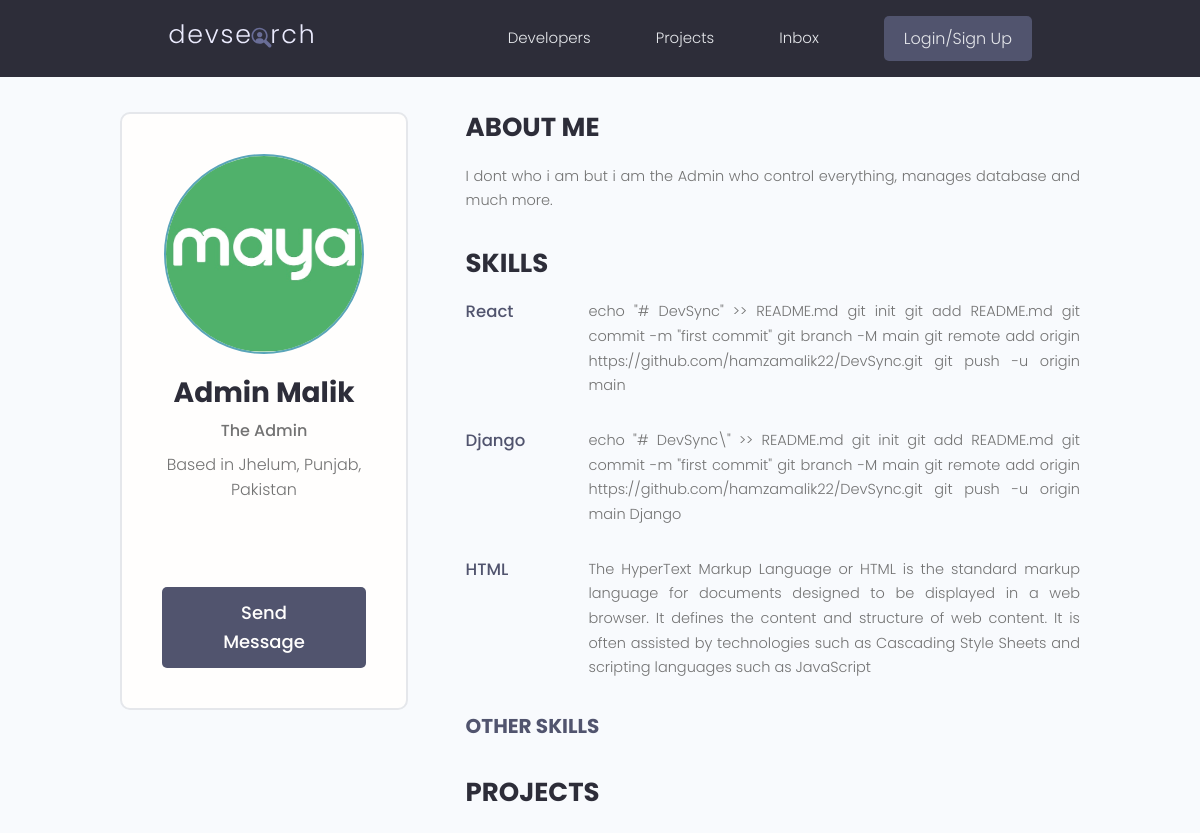
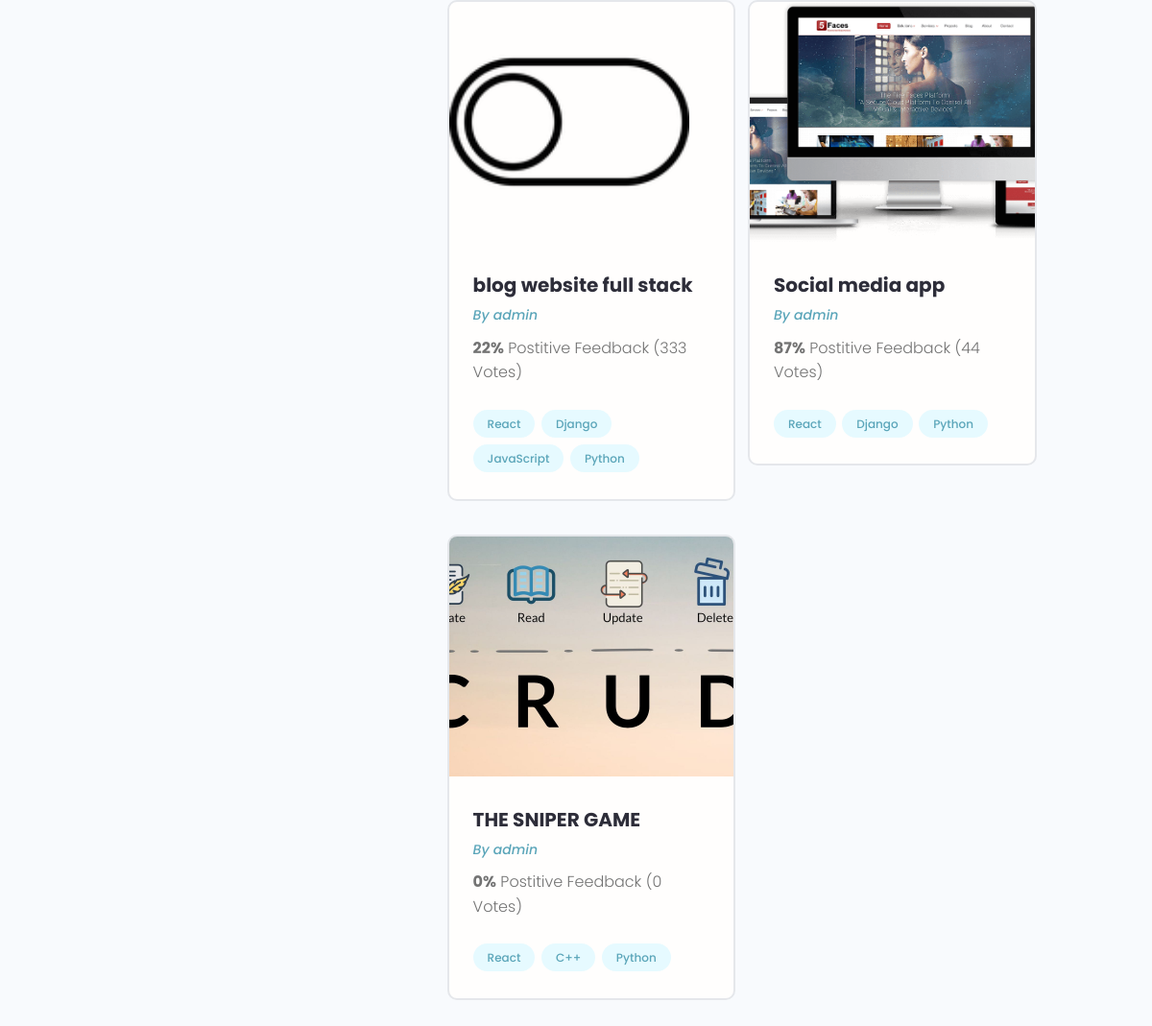
Screenshot of /user-profile/1e44079a-6a56-472e-86bc-0d0cda92ff27/ with the database file from the repository (2 pictures, top to bottom).
### users/models.py (models this page shows, shortened)
class Profile(models.Model):
    user = models.OneToOneField(User,on_delete=models.CASCADE,null=True,blank=True)
    name = models.CharField(max_length=200,null=True,blank=True)
    email = models.EmailField(max_length=200,unique = True,null=True,blank=True)
    username = models.CharField(max_length=200,null=True,blank=True)
    headline = models.CharField(max_length=200,null=True,blank=True)
    bio = models.TextField(null=True,blank=True)
    location = models.CharField(max_length=200,null=True,blank=True)
    profile_image = models.ImageField(max_length=200,null=True,blank=True,upload_to='profiles/',default='default_profile.png')
    social_github = models.CharField(max_length=200,null=True,blank=True)
    social_twitter = models.CharField(max_length=200,null=True,blank=True)
    social_linkedin = models.CharField(max_length=200,null=True,blank=True)
    social_youtube = models.CharField(max_length=200,null=True,blank=True)
    social_website = models.CharField(max_length=200,null=True,blank=True)
    created = models.DateTimeField(auto_now_add=True)
    id = models.UUIDField(default=uuid.uuid4,unique=True,primary_key=True,editable=False)
    def __str__(self):
        return str(self.user.username)

class Skills(models.Model):
    owner = models.ForeignKey(Profile, on_delete=models.CASCADE,null=True,blank=True)
    name = models.CharField(max_length=200,null=True,blank=True)
    description = models.TextField(null=True,blank=True)
    created = models.DateTimeField(auto_now_add=True)
    id = models.UUIDField(default=uuid.uuid4,unique=True,primary_key=True,editable=False)

### app2024/models.py (models this page shows, shortened)
class Project(models.Model):
    owner = models.ForeignKey(Profile,null=True,blank=True,on_delete=models.SET_NULL)
    title = models.CharField(max_length=200)
    description = models.TextField(null=True,blank=True)
    demo_link = models.CharField(max_length=2000,null=True,blank=True)
    source_link = models.CharField(max_length=2000,null=True,blank=True)
    featured_image = models.ImageField(null=True,blank=True,default='default.jpg')
    tags = models.ManyToManyField('Tag',blank=True)
    vote_total = models.IntegerField(default = 0,null=True,blank=True)
    vote_ratio = models.IntegerField(default = 0,null=True,blank=True)
    created = models.DateTimeField(auto_now_add=True)
    id = models.UUIDField(default=uuid.uuid4,unique=True,primary_key=True,editable=False)
    class Meta:
        ordering = ['created']

class Tag(models.Model):
    name = models.CharField(max_length = 200)
    created = models.DateTimeField(auto_now_add=True)
    id = models.UUIDField(default=uuid.uuid4,unique=True,primary_key=True,editable=False)
    def __str__(self):
        return self.name

### users/views.py (the view)
# urls.py: path('user-profile/<str:pk>/', views.userProfile, name='user-profile'),
def userProfile(request, pk):
    profile = Profile.objects.get(id = pk)
    topSkills = profile.skills_set.exclude(description__exact="")
    otherSkills = profile.skills_set.filter(description="")
    context = {'page' : 'Profile', 'profile': profile,'topSkills': topSkills,'otherSkills': otherSkills}
    return render(request, 'user_profile.html', context)

### users/templates/user_profile.html (shortened to what this page needs)
{% extends "base.html" %}
{% block content %}
  <main class="profile my-md">
    <div class="container">
      <div class="layout">
        <div class="column column--1of3">
          <div class="card text-center">
            <div class="card__body dev">
              <img class="avatar avatar--xl" src="{{ profile.profile_image.url }}" />
              <h2 class="dev__name">{{ profile.name }}</h2>
              <p class="dev__title">{{ profile.headline }}</p>
              <p class="dev__location">Based in {{ profile.location }}</p>
              <ul class="dev__social">
              </ul>
              <a href="#" class="btn btn--sub btn--lg">Send Message </a>
            </div>
          </div>
        </div>
        <div class="column column--2of3">
          <div class="devInfo">
            <h3 class="devInfo__title">About Me</h3>
            <p class="devInfo__about">
              {{ profile.bio }}
            </p>
          </div>
          <div class="devInfo">
            <h3 class="devInfo__title">Skills</h3>
            <div class="devInfo__skills">
              {% for skill in topSkills %}
              <div class="devSkill">
                <h4 class="devSkill__title">{{ skill.name }}</h4>
                <p class="devSkill__info">
                  {{ skill.description }}
                </p>
              </div>
              {% endfor %}
              <h3 class="devInfo__subtitle">Other Skills</h3>
            </div>
          </div>
          <div class="devInfo">
            <h3 class="devInfo__title">Projects</h3>
            <div class="grid grid--two">
              {% for project in profile.project_set.all %}
              <div class="column">
                <div class="card project">
                  <a href="single-project.html" class="project">
                    <img class="project__thumbnail" src="{{ project.featured_image.url }}" alt="project thumbnail" />
                    <div class="card__body">
                      <h3 class="project__title">{{ project.title }}</h3>
                      <p><a class="project__author" href="{% url 'user-profile' project.owner.id %}">By {{ project.owner }}</a></p>
                      <p class="project--rating">
                        <span style="font-weight: bold;">{{project.vote_ratio}}%</span> Postitive
                        Feedback ({{project.vote_total}} Votes)
                      </p>
                      <div class="project__tags">
                        {% for tag in project.tags.all %}
                        <span class="tag tag--pill tag--main">
                          <small>{{tag}}</small>
                        </span>
                        {% endfor %}
                      </div>
                    </div>
                  </a>
                </div>
              </div>
              {% endfor %}
            </div>
          </div>
        </div>
      </div>
    </div>
  </main>
{% endblock content %}

### static/styles/app.css (style rules this page uses)
:root { --color-sub: #2d2d39; }
.btn--sub { background-color: var(--color-sub-light); }
.card { border: 2px solid var(--color-light); }
img { width: 100%; }
.profile .card > .dev { padding: 4rem; }
.dev__name { color: var(--color-sub); font-size: 2.8rem; font-weight: 700; margin-top: 1rem; margin-bottom: 0.5rem; }
.dev__title { font-size: 1.6rem; font-weight: 500; line-height: 1.3; }
.dev__location { margin-top: 1rem; }
.dev__social { margin: 3rem 0; list-style: none; display: flex; justify-content: center; gap: 1.5rem; }
.devInfo { margin-bottom: 3rem; }
.devInfo__title, .devInfo__subtitle { font-size: 2.6rem; color: var(--color-sub); text-transform: uppercase; font-weight: 700; margin-bottom: 1.5rem; }
.devInfo__subtitle { font-size: 2rem; color: var(--color-sub-light); }
.devInfo__about, .devSkill__info { font-size: 1.45rem; line-height: 1.7; text-align: justify; }
.devSkill { margin-bottom: 3rem; }
.devSkill__title { font-size: 1.65rem; font-weight: 500; color: var(--color-sub-light); }
@media screen and (min-width: 700px) { .devSkill { display: flex; justify-content: space-between; gap: 3rem; } }
@media screen and (min-width: 700px) { .devSkill__info { flex-basis: 80%; } }
.project__author { font-size: 1.4rem; font-style: italic; }
.project--rating { margin-bottom: 1.6em; margin-top: .5em; }
.project__thumbnail { height: 25rem; object-fit: cover; object-position: top center; }
.project__title { font-size: 2rem; font-weight: 700; color: var(--color-sub); }

### static/uikit/styles/modules/_variables.css (style rules this page uses)
:root { --color-main: #5aa5b9; --color-main-light: #e6faff; --color-sub: #3f4156; --color-sub-light: #51546e; --color-sub-lighter: #ededfd; --color-text: #737373; --color-gray: #8b8b8b; --color-light: #e5e7eb; --color-light-gray: #767676; --color-bg: #f8fafd; --color-white: #fffefd; --color-white-light: #f3f3f3; --color-success: #359e64; --color-success-bg: #def8e8; --color-error: #fc4b0b; --color-error-bg: #fff2ee; --font-base: 'Poppins', arial, helvetica, 'Segoe UI', roboto, ubuntu, sans-serif; --font-monospace: 'Fira Code', 'Courier New', courier, monospace; --font-regular: 300; --font-medium: 500; --font-bold: 700; --generic-shadow: 1px 1px 5px #00000010; --generic-transition: all 0.3s ease-in-out; }

### static/uikit/styles/modules/_base.css (style rules this page uses)
* { margin: 0; padding: 0; box-sizing: border-box; text-rendering: optimizeLegibility; color: inherit; font-size: inherit; }
html { font-size: 50%; }
@media only screen and (min-width: 480px) { html { font-size: 56.25%; } }
@media only screen and (min-width: 1200px) { html { font-size: 62.5%; } }
body { line-height: 1.6; font-weight: 400; font-size: 1.5rem; color: var(--color-text); background-color: var(--color-bg); min-height: 100vh; }

### static/uikit/styles/modules/_typography.css (style rules this page uses)
* { font-family: var(--font-base); }
h2 { font-size: 3.6rem; font-weight: var(--font-bold); }
h3 { font-size: 3.2rem; font-weight: var(--font-medium); }
h4 { font-size: 2.8rem; font-weight: var(--font-medium); }
p, span, strong { font-size: 1.6rem; color: var(--color-text); font-weight: var(--font-regular); }
a { padding-bottom: 2px; text-decoration: none; display: inline-block; color: var(--color-main); font-weight: var(--font-medium); }

### static/uikit/styles/modules/_utilities.css (style rules this page uses)
.container { width: 92%; max-width: 165rem; margin: 0 auto; box-sizing: border-box; }
@media screen and (min-width: 1000px) { .container { width: 90%; } }
@media screen and (min-width: 1200px) { .container { width: 80%; } }
.text-center { text-align: center; }
.my-md { margin: 3rem auto; }

### static/uikit/styles/modules/_avatar.css (style rules this page uses)
.avatar { border-radius: 50%; border: 2px solid var(--color-main); object-fit: cover; }
.avatar--xl { height: 20rem; width: 20rem; }

### static/uikit/styles/modules/_button.css (style rules this page uses)
.btn { display: inline-block; position: relative; cursor: pointer; background-color: var(--color-light); font-weight: var(--font-medium); color: var(--color-sub); text-decoration: none; padding: 1rem 2rem; border-radius: 0.5rem; border: none; width: -webkit-fit-content; width: -moz-fit-content; width: fit-content; height: -webkit-fit-content; height: -moz-fit-content; height: fit-content; font-size: 1.6rem; outline-width: 0; outline-color: transparent; -webkit-backface-visibility: hidden; backface-visibility: hidden; transition: all 0.3s ease-in-out; }
.btn--sub { background-color: var(--color-sub); color: var(--color-white); }
.btn--lg { font-size: 1.8rem; padding: 1.2rem 4.5rem; }

### static/uikit/styles/modules/_card.css (style rules this page uses)
.card { border-radius: 1rem; background-color: var(--color-white); border: 1.5px solid var(--color-light); width: auto; height: auto; margin-top: 0.5rem; margin-bottom: 0.5rem; overflow: hidden; }
.card__body, .card__header { padding: 2rem 2.5rem; }

### rows the page displays
Profile: profile_image (picture), name "Admin Malik", headline "The Admin", location "Jhelum, Punjab, Pakistan", bio "I dont who i am but i am the Admin who control everything, manages database and much more."
Skills: name "React", description "echo \"# DevSync\" >> README.md git init git add README.md git commit -m \"first commit\" git branch -M main git remote add origin https://github.com/hamzamalik22/DevSync.git git push -u origin main"
Skills: name "Django", description "echo \"# DevSync\\\" >> README.md git init git add README.md git commit -m \"first commit\" git branch -M main git remote add origin https://github.com/hamzamalik22/DevSync.git git push -u origin main Django"
Skills: name "HTML", description "The HyperText Markup Language or HTML is the standard markup language for documents designed to be displayed in a web browser. It defines the content and structure of web content. It is often assisted by technologies such as Cascading Style Sheets and scripting languages such as JavaScript"
Project: featured_image (picture), title "blog website full stack", owner "admin", vote_ratio "22", vote_total "333"
Tag: name "React"
Tag: name "Django"
Tag: name "JavaScript"
Tag: name "Python"
Project: featured_image (picture), title "Social media app", owner "admin", vote_ratio "87", vote_total "44"
Project: featured_image (picture), title "THE SNIPER GAME", owner "admin", vote_ratio "0", vote_total "0"
Tag: name "C++"
